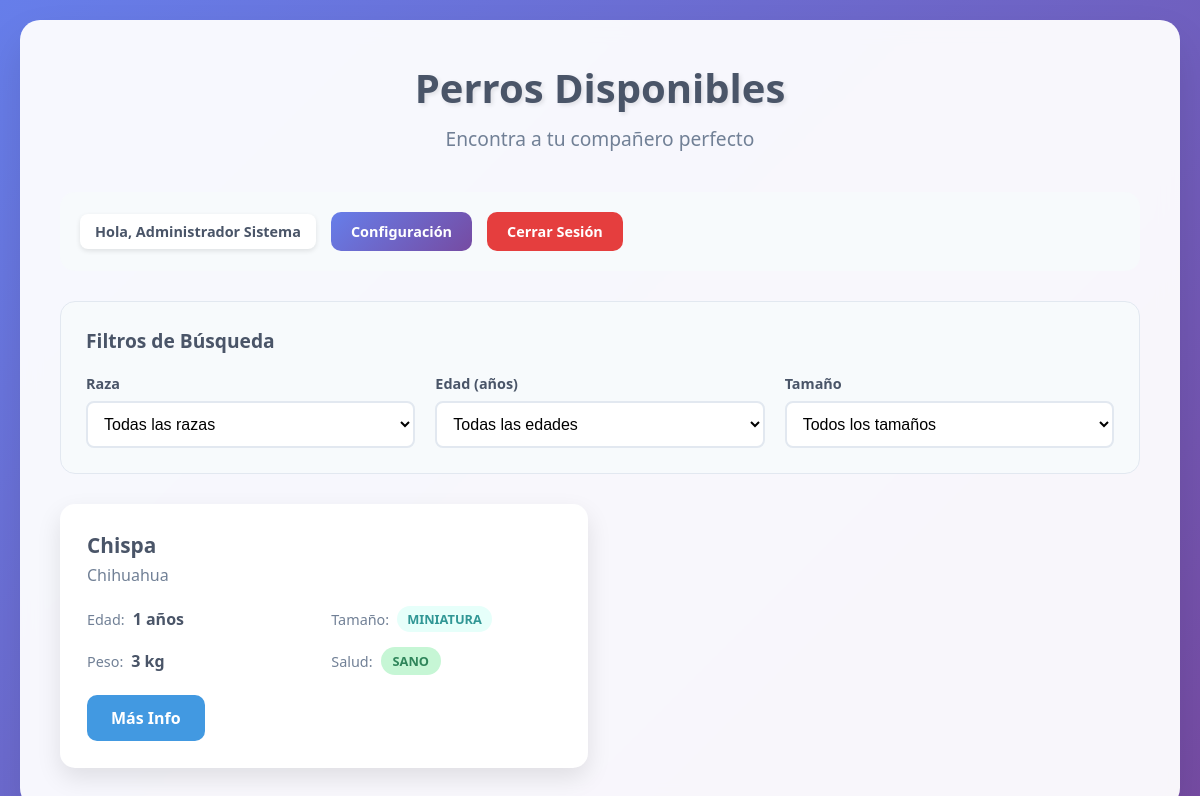
/lista/ (signed in), run on the app's committed database.
### adopcion/models.py (models this page shows, shortened)
class Perro(models.Model):
    nombre = models.CharField(max_length=100)
    edad = models.IntegerField()
    estado_salud = models.CharField(
        max_length=50,
        choices=EstadoSalud.choices,
        default=EstadoSalud.SANO)
    estado = models.CharField(
        max_length=10,
        choices=EstadoMascota.choices,
        default=EstadoMascota.DISPONIBLE
    )
    raza = models.ForeignKey(Raza, on_delete=models.CASCADE, null=True, blank=True)

class Raza(models.Model):
    tipo_raza = models.CharField(max_length=30)
    tamaño = models.CharField(
        max_length=10,
        choices=Tamaño.choices,
        default=Tamaño.MINIATURA
    )
    peso = models.IntegerField()

### adopcion/views.py (the view)
# urls.py: path('lista/', lista, name='lista'),
def lista(request):
    if 'usuario_dni' not in request.session:
        messages.error(request, 'Debe iniciar sesión para ver la lista')
        return redirect('index')
    raza_filtro = request.GET.get('raza', '')
    edad_filtro = request.GET.get('edad', '')
    tamaño_filtro = request.GET.get('tamaño', '')
    busqueda = request.GET.get('busqueda', '')
    orden = request.GET.get('orden', 'nombre')
    perros_disponibles = Perro.objects.filter(estado='disponible').select_related('raza')
    if raza_filtro:
        perros_disponibles = perros_disponibles.filter(raza__tipo_raza__icontains=raza_filtro)
    if edad_filtro:
        perros_disponibles = perros_disponibles.filter(edad=edad_filtro)
    if tamaño_filtro:
        perros_disponibles = perros_disponibles.filter(raza__tamaño=tamaño_filtro)
    if busqueda:
        perros_disponibles = perros_disponibles.filter(
            Q(nombre__icontains=busqueda) |
            Q(raza__tipo_raza__icontains=busqueda)
        )
    if orden == 'edad':
        perros_disponibles = perros_disponibles.order_by('edad')
    elif orden == 'nombre':
        perros_disponibles = perros_disponibles.order_by('nombre')
    elif orden == 'raza':
        perros_disponibles = perros_disponibles.order_by('raza__tipo_raza')
    perfiles_perros = []
    for perro in perros_disponibles:
        perfil = PerfilMascota(perro)
        perfiles_perros.append(perfil.get_perfil_completo())
    razas_disponibles = Raza.objects.filter(perro__estado='disponible').distinct()
    edades_disponibles = Perro.objects.filter(estado='disponible').values_list('edad', flat=True).distinct().order_by('edad')
    tamaños_disponibles = Raza.objects.filter(perro__estado='disponible').values_list('tamaño', flat=True).distinct()
    context = {
        'perros_disponibles': perros_disponibles,
        'perfiles_perros': perfiles_perros,
        'razas_disponibles': razas_disponibles,
        'edades_disponibles': edades_disponibles,
        'tamaños_disponibles': tamaños_disponibles,
        'filtros_activos': {
            'raza': raza_filtro,
            'edad': edad_filtro,
            'tamaño': tamaño_filtro,
            'busqueda': busqueda,
            'orden': orden,
        },
        'usuario_actual': {
            'nombre': request.session.get('usuario_nombre', ''),
            'email': request.session.get('usuario_email', '')
        }
    }
    return render(request, 'lista.html', context)

### adopcion/models.py (called while the page is built)
    def _cargar_componentes(self):
        try:
            if hasattr(self.perro, 'vacuna'):
                self.vacunas = self.perro.vacuna
        except:
            pass
        try:
            if hasattr(self.perro, 'temperamento'):
                self.temperamento = self.perro.temperamento
        except:
            pass

    def get_perfil_completo(self):
        perfil = {
            'perro': self.perro,
            'info_basica': self.get_info_basica(),
            'vacunas': self._get_info_vacunas(),
            'temperamento': self._get_info_temperamento(),
        }
        return perfil

    def get_info_basica(self):
        return f"{self.perro.nombre} - {self.perro.edad} años - {self.perro.estado_salud}"

    def _get_info_vacunas(self):
        if self.vacunas:
            vacunas_aplicadas = []
            if self.vacunas.moquillo_canino:
                vacunas_aplicadas.append("Moquillo Canino")
            if self.vacunas.parvovirus:
                vacunas_aplicadas.append("Parvovirus")
            if self.vacunas.hepatitis_infecciosa_canina:
                vacunas_aplicadas.append("Hepatitis Infecciosa")
            if self.vacunas.rabia:
                vacunas_aplicadas.append("Rabia")
            if self.vacunas.leptos_pirosis:
                vacunas_aplicadas.append("Leptospirosis")
            return vacunas_aplicadas
        return []

    def _get_info_temperamento(self):
        if self.temperamento:
            caracteristicas = []
            if self.temperamento.enojado:
                caracteristicas.append("Enojado")
            if self.temperamento.tranquilo:
                caracteristicas.append("Tranquilo")
            if self.temperamento.travieso:
                caracteristicas.append("Travieso")
            if self.temperamento.alegre:
                caracteristicas.append("Alegre")
            return caracteristicas
        return []

### adopcion/templates/lista.html (shortened to what this page needs)
<!DOCTYPE html>
<html lang="es">
<head>
    {% load static %}
    <link rel="stylesheet" href="{% static 'lista.css' %}">
</head>
<body>
    <div class="container">
        <div class="header">
            <h1>Perros Disponibles</h1>
            <h2>Encontra a tu compañero perfecto</h2>
        </div>
        <div class="nav-bar">
             <div class="nav-buttons">
                <span class="user-welcome">Hola, {{ usuario_actual.nombre }}</span>
                <a href="/confusu" class="btn btn-primary">Configuración</a>
                <a href="/logout" class="btn btn-danger">Cerrar Sesión</a>
            </div>
        </div>
        <div class="filters-section">
            <div class="filters-header">
                <h3 class="filters-title">Filtros de Búsqueda</h3>
            </div>
            <form method="GET" action="/lista" id="filters-form">
                <div class="filters-grid">
                    <div class="filter-group">
                        <label for="raza">Raza</label>
                        <select name="raza" id="raza" onchange="this.form.submit()">
                            <option value="">Todas las razas</option>
                        </select>
                    </div>
                    <div class="filter-group">
                        <label for="edad">Edad (años)</label>
                        <select name="edad" id="edad" onchange="this.form.submit()">
                            <option value="">Todas las edades</option>
                        </select>
                    </div>
                    <div class="filter-group">
                        <label for="tamaño">Tamaño</label>
                        <select name="tamaño" id="tamaño" onchange="this.form.submit()">
                            <option value="">Todos los tamaños</option>
                        </select>
                    </div>
                </div>
            </form>
        </div>
        {% if perros_disponibles %}
            <div class="dogs-grid">
                {% for perro in perros_disponibles %}
                <div class="dog-card">
                    <div class="dog-header">
                        <div class="dog-info">
                            <h3>{{ perro.nombre }}</h3>
                            <div class="dog-breed">{{ perro.raza.tipo_raza }}</div>
                        </div>
                    </div>
                    <div class="dog-details">
                        <div class="detail-item">
                            <span class="detail-label">Edad:</span>
                            <span class="detail-value">{{ perro.edad }} años</span>
                        </div>
                        <div class="detail-item">
                            <span class="detail-label">Tamaño:</span>
                            <span class="size-badge size-{{ perro.raza.tamaño }}">{{ perro.raza.tamaño }}</span>
                        </div>
                        <div class="detail-item">
                            <span class="detail-label">Peso:</span>
                            <span class="detail-value">{{ perro.raza.peso }} kg</span>
                        </div>
                        <div class="detail-item">
                            <span class="detail-label">Salud:</span>
                            <span class="status-badge status-{{ perro.estado_salud }}">{{ perro.estado_salud }}</span>
                        </div>
                    </div>
                    <div class="dog-actions">
                        <a href="/perro/{{ perro.id }}/" class="btn btn-info">Más Info</a>
                    </div>
                </div>
                {% endfor %}
            </div>
        {% else %}
            <div class="no-dogs">
                <a href="/" class="btn btn-primary">Volver al Inicio</a>
            </div>
        {% endif %}
    </div>
</body>
</html>

### adopcion/static/lista.css (style rules this page uses)
* { margin: 0; padding: 0; box-sizing: border-box; }
body { font-family: 'Segoe UI', Tahoma, Geneva, Verdana, sans-serif; background: linear-gradient(135deg, #667eea 0%, #764ba2 100%); min-height: 100vh; padding: 20px; }
.container { max-width: 1200px; margin: 0 auto; background: rgba(255, 255, 255, 0.95); border-radius: 20px; box-shadow: 0 20px 40px rgba(0, 0, 0, 0.1); padding: 40px; backdrop-filter: blur(10px); }
.header { text-align: center; margin-bottom: 40px; }
.header h1 { color: #4a5568; font-size: 2.5rem; font-weight: 700; margin-bottom: 10px; text-shadow: 2px 2px 4px rgba(0, 0, 0, 0.1); }
.header h2 { color: #718096; font-size: 1.2rem; font-weight: 400; margin-bottom: 20px; }
.nav-bar { display: flex; justify-content: space-between; align-items: center; margin-bottom: 30px; padding: 20px; background: #f7fafc; border-radius: 15px; }
.nav-buttons { display: flex; gap: 15px; align-items: center; }
.nav-buttons .btn { margin: 0; padding: 10px 20px; font-size: 0.9rem; }
.user-welcome { color: #4a5568; font-weight: 600; font-size: 0.9rem; padding: 8px 15px; background: white; border-radius: 8px; box-shadow: 0 2px 5px rgba(0, 0, 0, 0.1); }
.btn { display: inline-block; padding: 12px 24px; border: none; border-radius: 10px; text-decoration: none; font-weight: 600; font-size: 1rem; cursor: pointer; transition: all 0.3s ease; text-align: center; }
.btn-danger { background: #e53e3e; color: white; }
.btn-primary { background: linear-gradient(135deg, #667eea 0%, #764ba2 100%); color: white; }
.dogs-grid { display: grid; grid-template-columns: repeat(auto-fill, minmax(350px, 1fr)); gap: 25px; margin-top: 30px; }
.dog-card { background: white; border-radius: 15px; padding: 25px; box-shadow: 0 10px 25px rgba(0, 0, 0, 0.1); transition: all 0.3s ease; border: 2px solid transparent; }
.dog-header { display: flex; align-items: center; margin-bottom: 20px; }
.dog-info h3 { color: #4a5568; font-size: 1.3rem; font-weight: 700; margin-bottom: 5px; }
.dog-breed { color: #718096; font-size: 1rem; font-weight: 500; }
.dog-details { display: grid; grid-template-columns: 1fr 1fr; gap: 15px; margin-bottom: 20px; }
.detail-item { display: flex; align-items: center; gap: 8px; }
.detail-label { font-size: 0.9rem; color: #718096; font-weight: 500; }
.detail-value { font-size: 1rem; color: #4a5568; font-weight: 600; }
.status-badge { display: inline-block; padding: 5px 12px; border-radius: 20px; font-size: 0.8rem; font-weight: 600; text-transform: uppercase; }
.status-sano { background: #c6f6d5; color: #2f855a; }
.size-badge { display: inline-block; padding: 4px 10px; border-radius: 15px; font-size: 0.8rem; font-weight: 600; text-transform: uppercase; }
.size-miniatura { background: #e6fffa; color: #319795; }
.dog-actions { display: flex; gap: 10px; margin-top: 20px; }
.btn-info { background: #4299e1; color: white; }
.filters-section { background: #f7fafc; border-radius: 15px; padding: 25px; margin-bottom: 30px; border: 1px solid #e2e8f0; }
.filters-header { display: flex; justify-content: space-between; align-items: center; margin-bottom: 20px; }
.filters-title { color: #4a5568; font-size: 1.2rem; font-weight: 600; }
.filters-grid { display: grid; grid-template-columns: repeat(auto-fit, minmax(200px, 1fr)); gap: 20px; }
.filter-group { display: flex; flex-direction: column; }
.filter-group label { color: #4a5568; font-weight: 600; font-size: 0.9rem; margin-bottom: 8px; }
.filter-group select { padding: 12px; border: 2px solid #e2e8f0; border-radius: 8px; font-size: 1rem; background: white; transition: all 0.3s ease; }

### data on the page
Perro: nombre "Chispa", raza.tipo_raza "Chihuahua", edad "1", raza.tamaño "MINIATURA", raza.peso "3", estado_salud "SANO"

### other printed values
{{ usuario_actual.nombre }} "Administrador Sistema"
